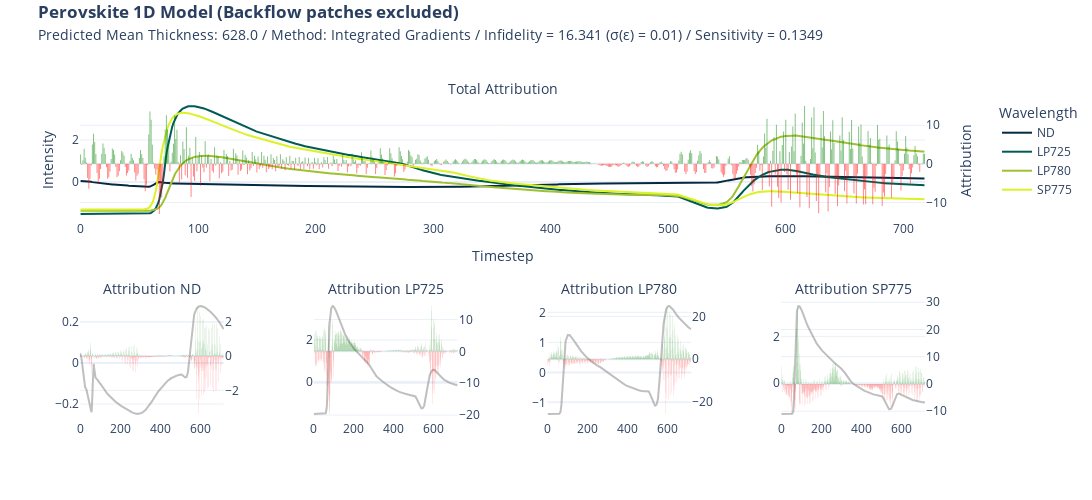

The notebook cell saved with this chart:
### Code cell
import plotly.graph_objects as go


def format_title(title, subtitle=None, subtitle_font_size=14):
    title = f"<b>{title}</b>"
    if not subtitle:
        return title
    subtitle = f'<span style="font-size: {subtitle_font_size}px;">{subtitle}</span>'
    return f"{title}<br>{subtitle}"

if target == "pce":
    subtitle = "Predicted PCE: "
else:
    subtitle = "Predicted Mean Thickness: "

from plotly.subplots import make_subplots

fig = make_subplots(
    rows=2,
    cols=4,
    specs=[
        [{"secondary_y": True, "colspan": 4}, None, None, None],
        [
            {"secondary_y": True},
            {"secondary_y": True},
            {"secondary_y": True},
            {"secondary_y": True},
        ],
    ],
    subplot_titles=(
        format_title("", "Total Attribution"),
        format_title("", "Attribution ND"),
        format_title("", "Attribution LP725"),
        format_title("", "Attribution LP780"),
        format_title("", "Attribution SP775"),
    ),
)

fig.add_trace(
    go.Bar(
        y=attr_ig.squeeze().sum(axis=0),
        name="Attribution",
        marker_color=np.where(attr_ig.squeeze().sum(axis=0) < 0, "red", "green"),
        opacity=0.5,
        showlegend=False,
        marker_line_width=0,
    ),
    secondary_y=True,
)

fig.add_trace(go.Scatter(y=x[0], name="ND", marker_color="#042940"))
fig.add_trace(go.Scatter(y=x[1], name="LP725", marker_color="#005C53"))
fig.add_trace(go.Scatter(y=x[2], name="LP780", marker_color="#9FC131"))
fig.add_trace(go.Scatter(y=x[3], name="SP775", marker_color="#DBF227"))

fig.update_yaxes(title="Intensity")
fig.update_yaxes(title_text="Attribution", secondary_y=True)
fig.update_xaxes(title="Timestep")

fig.add_trace(
    go.Scatter(y=x[0], name="ND", marker_color="grey", opacity=0.5, showlegend=False),
    row=2,
    col=1,
)
fig.add_trace(
    go.Bar(
        y=attr_ig.squeeze()[0],
        marker_color=np.where(attr_ig.squeeze()[0] < 0, "red", "green"),
        opacity=0.5,
        showlegend=False,
        marker_line_width=0,
    ),
    secondary_y=True,
    row=2,
    col=1,
)

fig.update_yaxes(title=None, row=2, col=1)
fig.update_yaxes(title_text=None, secondary_y=True, row=2, col=1)
fig.update_xaxes(title=None, row=2, col=1)

fig.add_trace(
    go.Scatter(
        y=x[1], name="LP725", marker_color="grey", opacity=0.5, showlegend=False
    ),
    row=2,
    col=2,
)
fig.add_trace(
    go.Bar(
        y=attr_ig.squeeze()[1],
        marker_color=np.where(attr_ig.squeeze()[1] < 0, "red", "green"),
        opacity=0.5,
        showlegend=False,
        marker_line_width=0,
    ),
    secondary_y=True,
    row=2,
    col=2,
)

fig.update_yaxes(title=None, row=2, col=2)
fig.update_yaxes(title_text=None, secondary_y=True, row=2, col=2)
fig.update_xaxes(title=None, row=2, col=2)

fig.add_trace(
    go.Scatter(
        y=x[2], name="LP780", marker_color="grey", opacity=0.5, showlegend=False
    ),
    row=2,
    col=3,
)
fig.add_trace(
    go.Bar(
        y=attr_ig.squeeze()[2],
        marker_color=np.where(attr_ig.squeeze()[2] < 0, "red", "green"),
        opacity=0.5,
        showlegend=False,
        marker_line_width=0,
    ),
    secondary_y=True,
    row=2,
    col=3,
)

fig.update_yaxes(title=None, row=2, col=3)
fig.update_yaxes(title_text=None, secondary_y=True, row=2, col=3)
fig.update_xaxes(title=None, row=2, col=3)

fig.add_trace(
    go.Scatter(
        y=x[3], name="SP775", marker_color="grey", opacity=0.5, showlegend=False
    ),
    row=2,
    col=4,
)
fig.add_trace(
    go.Bar(
        y=attr_ig.squeeze()[3],
        marker_color=np.where(attr_ig.squeeze()[3] < 0, "red", "green"),
        opacity=0.5,
        showlegend=False,
        marker_line_width=0,
    ),
    secondary_y=True,
    row=2,
    col=4,
)

fig.update_yaxes(title=None, row=2, col=4)
fig.update_yaxes(title_text=None, secondary_y=True, row=2, col=4)
fig.update_xaxes(title=None, row=2, col=4)

fig.update_layout(
    title=format_title(
        "Perovskite 1D Model (Backflow patches excluded)",
        subtitle
        + str(np.round(y,2))
        + " / Method: Integrated Gradients / Infidelity = "
        + str(*np.round(infid_ig.numpy(), 4))
        + " ("
        + "\u03C3"
        + "("
        + "\u03B5"
        + ") = "
        + str(std_noise)
        + ")"
        + " / Sensitivity = "
        + str(*np.round(sens_ig.numpy(), 4)),
    ),
    legend_title="Wavelength",
    title_y=0.965,
    title_x=0.035,
    template="plotly_white",
    height=500,
    width=1200,
)

fig.write_image("xai/images/"+ target + "/1D/1D_nb_ig.png", scale=2)

fig.show()

### Figure 1 — Plotly figure (JSON) as saved in the notebook; plotly's stock layout.template omitted (floating-point values rounded to 4 significant figures; data arrays with more than 128 entries replaced by an {"elided": "..."} marker saying what was removed)
{"data": [{"marker": {"color": {"elided": "719 str values"}, "line": {"width": 0}}, "name": "Attribution", "opacity": 0.5, "showlegend": false, "type": "bar", "xaxis": "x", "y": {"elided": "719 float values"}, "yaxis": "y2"}, {"marker": {"color": "#042940"}, "name": "ND", "type": "scatter", "y": {"elided": "719 float values"}}, {"marker": {"color": "#005C53"}, "name": "LP725", "type": "scatter", "y": {"elided": "719 float values"}}, {"marker": {"color": "#9FC131"}, "name": "LP780", "type": "scatter", "y": {"elided": "719 float values"}}, {"marker": {"color": "#DBF227"}, "name": "SP775", "type": "scatter", "y": {"elided": "719 float values"}}, {"marker": {"color": "grey"}, "name": "ND", "opacity": 0.5, "showlegend": false, "type": "scatter", "xaxis": "x2", "y": {"elided": "719 float values"}, "yaxis": "y3"}, {"marker": {"color": {"elided": "719 str values"}, "line": {"width": 0}}, "opacity": 0.5, "showlegend": false, "type": "bar", "xaxis": "x2", "y": {"elided": "719 float values"}, "yaxis": "y4"}, {"marker": {"color": "grey"}, "name": "LP725", "opacity": 0.5, "showlegend": false, "type": "scatter", "xaxis": "x3", "y": {"elided": "719 float values"}, "yaxis": "y5"}, {"marker": {"color": {"elided": "719 str values"}, "line": {"width": 0}}, "opacity": 0.5, "showlegend": false, "type": "bar", "xaxis": "x3", "y": {"elided": "719 float values"}, "yaxis": "y6"}, {"marker": {"color": "grey"}, "name": "LP780", "opacity": 0.5, "showlegend": false, "type": "scatter", "xaxis": "x4", "y": {"elided": "719 float values"}, "yaxis": "y7"}, {"marker": {"color": {"elided": "719 str values"}, "line": {"width": 0}}, "opacity": 0.5, "showlegend": false, "type": "bar", "xaxis": "x4", "y": {"elided": "719 float values"}, "yaxis": "y8"}, {"marker": {"color": "grey"}, "name": "SP775", "opacity": 0.5, "showlegend": false, "type": "scatter", "xaxis": "x5", "y": {"elided": "719 float values"}, "yaxis": "y9"}, {"marker": {"color": {"elided": "719 str values"}, "line": {"width": 0}}, "opacity": 0.5, "showlegend": false, "type": "bar", "xaxis": "x5", "y": {"elided": "719 float values"}, "yaxis": "y10"}], "layout": {"annotations": [{"font": {"size": 16}, "showarrow": false, "text": "<b></b><br><span style=\"font-size: 14px;\">Total Attribution</span>", "x": 0.47, "xanchor": "center", "xref": "paper", "y": 1, "yanchor": "bottom", "yref": "paper"}, {"font": {"size": 16}, "showarrow": false, "text": "<b></b><br><span style=\"font-size: 14px;\">Attribution ND</span>", "x": 0.08, "xanchor": "center", "xref": "paper", "y": 0.375, "yanchor": "bottom", "yref": "paper"}, {"font": {"size": 16}, "showarrow": false, "text": "<b></b><br><span style=\"font-size: 14px;\">Attribution LP725</span>", "x": 0.34, "xanchor": "center", "xref": "paper", "y": 0.375, "yanchor": "bottom", "yref": "paper"}, {"font": {"size": 16}, "showarrow": false, "text": "<b></b><br><span style=\"font-size: 14px;\">Attribution LP780</span>", "x": 0.6, "xanchor": "center", "xref": "paper", "y": 0.375, "yanchor": "bottom", "yref": "paper"}, {"font": {"size": 16}, "showarrow": false, "text": "<b></b><br><span style=\"font-size: 14px;\">Attribution SP775</span>", "x": 0.86, "xanchor": "center", "xref": "paper", "y": 0.375, "yanchor": "bottom", "yref": "paper"}], "height": 500, "legend": {"title": {"text": "Wavelength"}}, "title": {"text": "<b>Perovskite 1D Model (Backflow patches excluded)</b><br><span style=\"font-size: 14px;\">Predicted Mean Thickness: 628.0 / Method: Integrated Gradients / Infidelity = 16.341 (σ(ε) = 0.01) / Sensitivity = 0.1349</span>", "x": 0.035, "y": 0.965}, "width": 1200, "xaxis": {"anchor": "y", "domain": [0, 0.94], "title": {"text": "Timestep"}}, "xaxis2": {"anchor": "y3", "domain": [0, 0.16], "title": {}}, "xaxis3": {"anchor": "y5", "domain": [0.26, 0.42], "title": {}}, "xaxis4": {"anchor": "y7", "domain": [0.52, 0.68], "title": {}}, "xaxis5": {"anchor": "y9", "domain": [0.78, 0.94], "title": {}}, "yaxis": {"anchor": "x", "domain": [0.625, 1], "title": {"text": "Intensity"}}, "yaxis10": {"anchor": "x5", "overlaying": "y9", "side": "right", "title": {}}, "yaxis2": {"anchor": "x", "overlaying": "y", "side": "right", "title": {"text": "Attribution"}}, "yaxis3": {"anchor": "x2", "domain": [0, 0.375], "title": {}}, "yaxis4": {"anchor": "x2", "overlaying": "y3", "side": "right", "title": {}}, "yaxis5": {"anchor": "x3", "domain": [0, 0.375], "title": {}}, "yaxis6": {"anchor": "x3", "overlaying": "y5", "side": "right", "title": {}}, "yaxis7": {"anchor": "x4", "domain": [0, 0.375], "title": {}}, "yaxis8": {"anchor": "x4", "overlaying": "y7", "side": "right", "title": {}}, "yaxis9": {"anchor": "x5", "domain": [0, 0.375], "title": {}}}}
